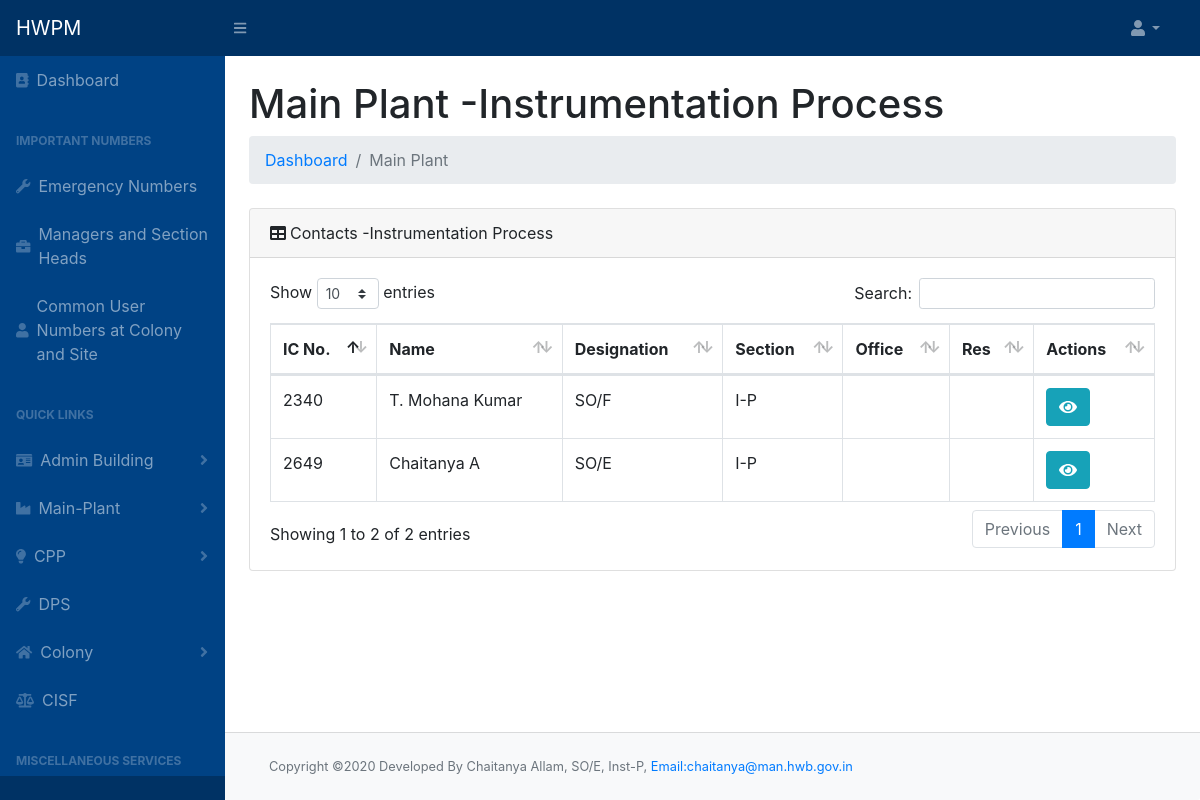
/ip.php, run on the app's committed database.
### tables this page shows
CREATE TABLE `employee` (
  `icno` int(10) NOT NULL,
  `name` varchar(50) NOT NULL,
  `designation` varchar(50) NOT NULL,
  `section` varchar(50) NOT NULL,
  `pno` int(20) NOT NULL,
  `email` varchar(100) DEFAULT NULL,
  `mobile` varchar(20) NOT NULL,
  `cat1` int(11) NOT NULL DEFAULT 41,
  `cat2` int(11) NOT NULL DEFAULT 41,
  `cat3` int(11) NOT NULL DEFAULT 41,
  `cat4` int(11) NOT NULL DEFAULT 41
);

### ip.php (the view, shortened to what this page needs)
<!DOCTYPE html>
<html lang="en">
<?php include "header.php";
?>
<div id="layoutSidenav_content">
  <main>
    <div class="container-fluid">
      <h1 class="mt-4">Main Plant -Instrumentation Process</h1>
      <ol class="breadcrumb mb-4">
        <li class="breadcrumb-item"><a href="index.php">Dashboard</a></li>
        <?php if (isset($_GET['act'])) { ?>
          <li class="breadcrumb-item"><a href="pp.php">Instrumentation Process</a></li>
          <li class="breadcrumb-item active">
          <?php
          $query = $conn->query("SELECT * FROM `main_act` where `eno`='" . $_GET['act'] . "'");
          if (!$query) die($conn->error);
          while ($row = $query->fetch_assoc()) {
            echo $row['act_name'];
          }
        } else echo "<li class='breadcrumb-item active'>Main Plant</a></li>";
          ?>
      </ol>
        <div class="card mb-4">
                <div class="card-header"><i class="fas fa-table mr-1"></i>Contacts -Instrumentation Process</div>
                <div class="card-body">
                    <div class="table-responsive table-hover">
                        <table class="table table-bordered" id="dataTable" width="100%" cellspacing="0">
                            <thead>
                                <tr>
                                    <th>IC No.</th>
                                    <th>Name</th>
                                    <th>Designation</th>
                                    <th>Section</th>
                                    <th>Office</th>
                                    <th>Res</th>
                                    <th>Actions</th>
                                </tr>
                            </thead>
                            <tbody>
                                <?php $query = $conn->query("SELECT * FROM `employee` WHERE `cat1`='23' or `cat2`='23' or `cat3` = '23'");
                                while ($row = $query->fetch_assoc()) {
                                    echo"<tr>";
                                    ?>
                                    <td><?php echo $row['icno']?></td>
                                    <td><?php echo $row['name']?></td>
                                    <td><?php echo $row['designation']?></td>
                                    <td><?php echo $row['section']?></td>
                                    <td></td>
                                    <td></td>
                                    <td>
                                    <button type="button" class="btn btn-info" data-toggle="modal" data-target="#myModalview" id="getUser" data-id="<?php echo $row['icno'] ?>"><i class="fa fa-eye"></i></button>
                                    </td>
                                    <?php
                                    echo "</tr>";
                                } ?>
                            </tbody>
                        </table>
                    </div>
                </div>
            </div>
        </div>
    </main>
    <br>
    <footer class="py-4 bg-light mt-auto card-footer">
        <div class="container-fluid">
            <div class="d-flex align-items-center justify-content-between small">
                <div class="text-muted">Copyright &copy;2020 Developed By Chaitanya Allam, SO/E, Inst-P, <a href="mailto:chaitanya@man.hwb.gov.in" style="font-size:0.8rem">Email:chaitanya@man.hwb.gov.in</a></div>
            </div>
        </div>
    </footer>
</div>
</div>
<?php include "footer.php" ?>

### data on the page
employee: icno "2340", name "T. Mohana Kumar", designation "SO/F", section "I-P"
employee: icno "2649", name "Chaitanya A", designation "SO/E", section "I-P"
